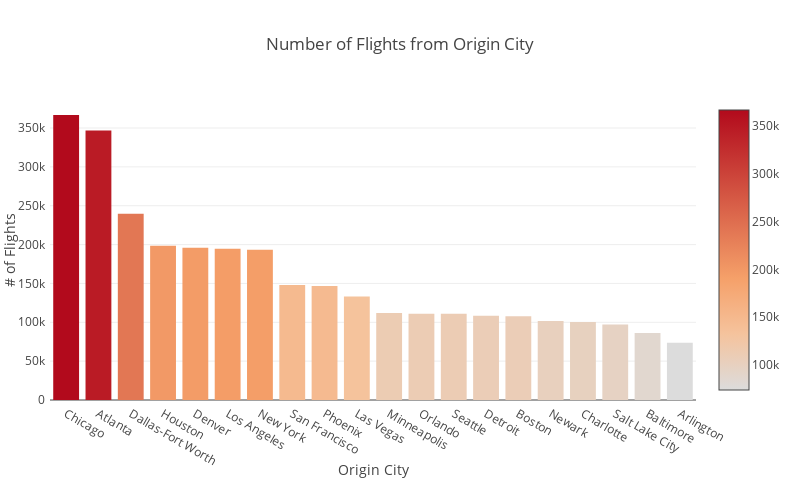

The notebook cell this image was saved under:
### Markdown cell above
### Top 20 Origin City Distribution # of flights

### Code cell
city_group = combined_df.groupby(['ORIGIN_CITY'])['FLIGHT_NUMBER'].count().sort_values(ascending=False)
city_group[1:21]

trace = go.Bar(x=city_group[1:21].index, 
                y=city_group[1:21].values, 
                name='city',
                marker={
                    'color':city_group[1:21].values,
                    'colorscale':'Reds',
                    'showscale':True,
                    },
                )

layout = go.Layout(title='Number of Flights from Origin City',
                    xaxis={'title':'Origin City'},
                    yaxis={'title':'# of Flights'},
                    autosize=False,
                    width=800,
                    height=500,
                    margin=go.layout.Margin(
                        l=50,
                        r=50,
                        b=100,
                        t=100,
                        pad=4
                    ))

fig = go.Figure(data=[trace], layout=layout)
iplot(fig, filename='origin_city_bar')

### Figure 1 — Plotly figure (JSON) as saved in the notebook; plotly's stock layout.template omitted (floating-point values rounded to 4 significant figures)
{"data": [{"marker": {"cauto": true, "cmax": 366770, "cmin": 73794, "color": [366770, 346836, 239551, 198664, 196055, 194673, 193416, 148008, 146815, 133181, 112117, 110982, 110899, 108500, 107847, 101772, 100324, 97210, 86079, 73794], "colorscale": "Reds", "showscale": true}, "name": "city", "type": "bar", "uid": "a5b6fdf5-2e5c-47f4-a618-13cd8f6e7549", "x": ["Chicago", "Atlanta", "Dallas-Fort Worth", "Houston", "Denver", "Los Angeles", "New York", "San Francisco", "Phoenix", "Las Vegas", "Minneapolis", "Orlando", "Seattle", "Detroit", "Boston", "Newark", "Charlotte", "Salt Lake City", "Baltimore", "Arlington"], "y": [366770, 346836, 239551, 198664, 196055, 194673, 193416, 148008, 146815, 133181, 112117, 110982, 110899, 108500, 107847, 101772, 100324, 97210, 86079, 73794]}], "layout": {"autosize": false, "height": 500, "margin": {"b": 100, "l": 50, "pad": 4, "r": 50, "t": 100}, "title": {"text": "Number of Flights from Origin City"}, "width": 800, "xaxis": {"autorange": true, "range": [-0.5, 19.5], "title": {"text": "Origin City"}, "type": "category"}, "yaxis": {"autorange": true, "range": [0, 386100.0], "title": {"text": "# of Flights"}, "type": "linear"}}}
